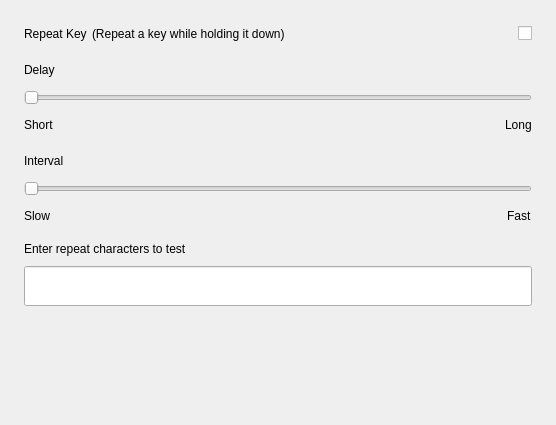
<?xml version="1.0" encoding="UTF-8"?>
<ui version="4.0">
 <class>GeneralPage</class>
 <widget class="QWidget" name="GeneralPage">
  <property name="geometry">
   <rect>
    <x>0</x>
    <y>0</y>
    <width>556</width>
    <height>425</height>
   </rect>
  </property>
  <property name="windowTitle">
   <string>Form</string>
  </property>
  <layout class="QVBoxLayout" name="verticalLayout_4">
   <property name="spacing">
    <number>16</number>
   </property>
   <property name="leftMargin">
    <number>24</number>
   </property>
   <property name="topMargin">
    <number>24</number>
   </property>
   <property name="rightMargin">
    <number>24</number>
   </property>
   <property name="bottomMargin">
    <number>40</number>
   </property>
   <item>
    <layout class="QHBoxLayout" name="horizontalLayout_2">
     <property name="spacing">
      <number>5</number>
     </property>
     <item>
      <widget class="QLabel" name="label_repeat">
       <property name="text">
        <string>Repeat Key</string>
       </property>
      </widget>
     </item>
     <item>
      <widget class="QLabel" name="label_tips">
       <property name="text">
        <string>(Repeat a key while holding it down)</string>
       </property>
      </widget>
     </item>
     <item>
      <spacer name="horizontalSpacer">
       <property name="orientation">
        <enum>Qt::Horizontal</enum>
       </property>
       <property name="sizeHint" stdset="0">
        <size>
         <width>40</width>
         <height>20</height>
        </size>
       </property>
      </spacer>
     </item>
     <item>
      <widget class="KiranSwitchButton" name="switch_repeatKey">
       <property name="accessibleName">
        <string>SwitchRepeatKey</string>
       </property>
       <property name="text">
        <string/>
       </property>
      </widget>
     </item>
    </layout>
   </item>
   <item>
    <layout class="QVBoxLayout" name="verticalLayout">
     <property name="spacing">
      <number>10</number>
     </property>
     <item>
      <layout class="QHBoxLayout" name="horizontalLayout_3">
       <item>
        <widget class="QLabel" name="label_delay">
         <property name="text">
          <string>Delay</string>
         </property>
        </widget>
       </item>
       <item>
        <spacer name="horizontalSpacer_2">
         <property name="orientation">
          <enum>Qt::Horizontal</enum>
         </property>
         <property name="sizeHint" stdset="0">
          <size>
           <width>40</width>
           <height>20</height>
          </size>
         </property>
        </spacer>
       </item>
      </layout>
     </item>
     <item>
      <widget class="QSlider" name="hslider_delay">
       <property name="accessibleName">
        <string>SliderRepeatDelay</string>
       </property>
       <property name="minimum">
        <number>100</number>
       </property>
       <property name="maximum">
        <number>2000</number>
       </property>
       <property name="singleStep">
        <number>10</number>
       </property>
       <property name="orientation">
        <enum>Qt::Horizontal</enum>
       </property>
      </widget>
     </item>
     <item>
      <layout class="QHBoxLayout" name="horizontalLayout">
       <property name="spacing">
        <number>0</number>
       </property>
       <item>
        <widget class="QLabel" name="label_2">
         <property name="text">
          <string>Short</string>
         </property>
        </widget>
       </item>
       <item>
        <spacer name="horizontalSpacer_4">
         <property name="orientation">
          <enum>Qt::Horizontal</enum>
         </property>
         <property name="sizeHint" stdset="0">
          <size>
           <width>40</width>
           <height>20</height>
          </size>
         </property>
        </spacer>
       </item>
       <item>
        <widget class="QLabel" name="label">
         <property name="text">
          <string>Long</string>
         </property>
        </widget>
       </item>
      </layout>
     </item>
    </layout>
   </item>
   <item>
    <layout class="QVBoxLayout" name="verticalLayout_2">
     <property name="spacing">
      <number>10</number>
     </property>
     <item>
      <layout class="QHBoxLayout" name="horizontalLayout_4">
       <item>
        <widget class="QLabel" name="label_interval">
         <property name="text">
          <string>Interval</string>
         </property>
        </widget>
       </item>
       <item>
        <spacer name="horizontalSpacer_3">
         <property name="orientation">
          <enum>Qt::Horizontal</enum>
         </property>
         <property name="sizeHint" stdset="0">
          <size>
           <width>40</width>
           <height>20</height>
          </size>
         </property>
        </spacer>
       </item>
      </layout>
     </item>
     <item>
      <widget class="QSlider" name="hslider_interval">
       <property name="accessibleName">
        <string>SliderRepeatInterval</string>
       </property>
       <property name="minimum">
        <number>0</number>
       </property>
       <property name="maximum">
        <number>260</number>
       </property>
       <property name="singleStep">
        <number>10</number>
       </property>
       <property name="pageStep">
        <number>20</number>
       </property>
       <property name="orientation">
        <enum>Qt::Horizontal</enum>
       </property>
      </widget>
     </item>
     <item>
      <layout class="QHBoxLayout" name="horizontalLayout_5">
       <property name="spacing">
        <number>0</number>
       </property>
       <item>
        <widget class="QLabel" name="label_4">
         <property name="text">
          <string>Slow</string>
         </property>
        </widget>
       </item>
       <item>
        <spacer name="horizontalSpacer_5">
         <property name="orientation">
          <enum>Qt::Horizontal</enum>
         </property>
         <property name="sizeHint" stdset="0">
          <size>
           <width>40</width>
           <height>20</height>
          </size>
         </property>
        </spacer>
       </item>
       <item>
        <widget class="QLabel" name="label_3">
         <property name="text">
          <string>Fast</string>
         </property>
        </widget>
       </item>
      </layout>
     </item>
    </layout>
   </item>
   <item>
    <layout class="QVBoxLayout" name="verticalLayout_3">
     <property name="spacing">
      <number>10</number>
     </property>
     <item>
      <widget class="QLabel" name="label_6">
       <property name="text">
        <string>Enter repeat characters to test</string>
       </property>
      </widget>
     </item>
     <item>
      <widget class="QLineEdit" name="lineEdit_key">
       <property name="minimumSize">
        <size>
         <width>0</width>
         <height>40</height>
        </size>
       </property>
       <property name="maximumSize">
        <size>
         <width>16777215</width>
         <height>40</height>
        </size>
       </property>
       <property name="accessibleName">
        <string>EditTestRepeatKey</string>
       </property>
      </widget>
     </item>
    </layout>
   </item>
   <item>
    <spacer name="verticalSpacer">
     <property name="orientation">
      <enum>Qt::Vertical</enum>
     </property>
     <property name="sizeHint" stdset="0">
      <size>
       <width>20</width>
       <height>82</height>
      </size>
     </property>
    </spacer>
   </item>
  </layout>
 </widget>
 <customwidgets>
  <customwidget>
   <class>KiranSwitchButton</class>
   <extends>QCheckBox</extends>
   <header>kiranwidgets-qt5/kiran-switch-button.h</header>
  </customwidget>
 </customwidgets>
 <resources/>
 <connections/>
</ui>
